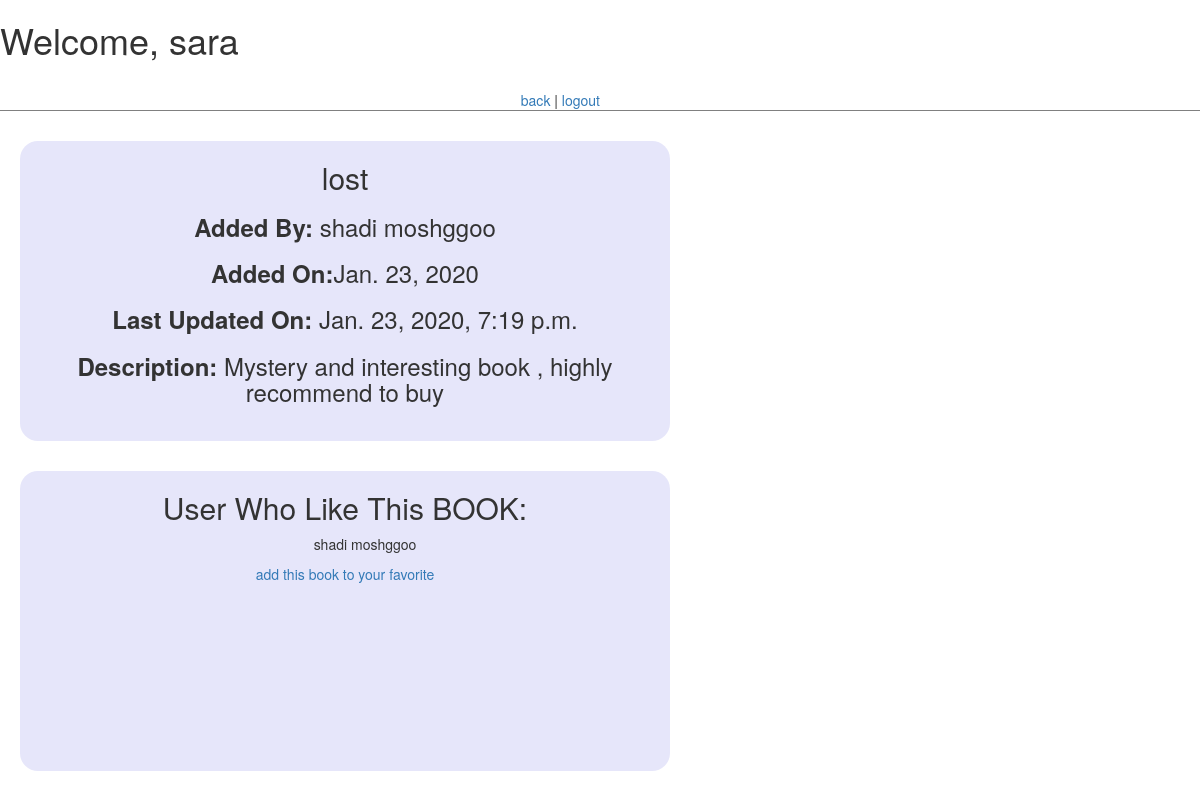
/bookshow/4 (signed in), run on the app's committed database.
### newapp/models.py (models this page shows)
class User(models.Model):
  firstname=models.CharField(max_length=255)
  lastname=models.CharField(max_length=255)
  email=models.CharField(max_length=255)
  password=models.CharField(max_length=255)
  created_at = models.DateField(auto_now_add=True)
  updated_at = models.DateTimeField(auto_now=True)
  objects=ManageUser()

class Book(models.Model):
    title=models.CharField(max_length=255)
    desc=models.TextField()
    created_at=models.DateField(auto_now_add=True)
    updated_at=models.DateTimeField(auto_now=True)
    uploaded=models.ForeignKey(User,related_name="Books_uploaded",on_delete=models.CASCADE)
    userslike=models.ManyToManyField(User,related_name="Books")
    objects=ManageBook()

### newapp/views.py (the view)
# urls.py: path('bookshow/<int:id>',views.showbook),
def showbook(request,id):
    context={
        "bookdetail":Book.objects.get(id=id),
        "user":User.objects.get(id=request.session["id"])
    }
    return render(request,"bookdetail.html",context)

### newapp/templates/bookdetail.html (shortened to what this page needs)
<!DOCTYPE html>
<html lang="en">
<head>
    <link rel="stylesheet" href="https://maxcdn.bootstrapcdn.com/bootstrap/3.4.1/css/bootstrap.min.css">
</head>
<body>
        <div class="head">
                <div class="results">
               <h1>Welcome, {{user.firstname}}</h1>
                </div>
            <div class="results" id="logout"><a class="booktitle" href="/book">back</a> | <a class="booktitle" href="/logout">logout</a></div>
        </div>
            {%if user.id == bookdetail.uploaded.id%}
            <div class='main'>
                {% if messages %}
                <ul class="messages">
                {% for message in messages %}
                <li {% if message.tags %} class="{{ message.tags }}"{% endif %}>{{ message }}</li>
                {% endfor %}
                </ul>
                {% endif %}
                <form action="/update/{{bookdetail.id}}" method="post" class="form">
                    {%csrf_token%}
                    <h2>  <input type="text" name="title" id="title" value='{{bookdetail.title}}'></h2>
                    <h4> <b>Added By:</b> {{bookdetail.uploaded.firstname}} {{bookdetail.uploaded.lastname}}</h4>
                    <h4> <b>Added On:</b>{{bookdetail.created_at}}</h4>
                    <h4><b>Last Updated On: </b>{{bookdetail.updated_at}}</h4>
                    <p>  <b>Description: </b></p>
                    <p>   <textarea name="desc" id="" cols="80" rows="10">  {{bookdetail.desc}}</textarea></p>
                    <button type="submit" class="btn btn-primary ">Edit</button>
                     <button  class="btn btn-primary "type="submit"><a href="/delete/{{bookdetail.id}}"> Delete</a> </button>
                </form>
             </div>
            {%else%}
             <div class="main">
                <h2>{{bookdetail.title}}</h2>
                 <h3><b>Added By:</b> {{bookdetail.uploaded.firstname}} {{bookdetail.uploaded.lastname}}</h3>
                 <h3> <b>Added On:</b>{{bookdetail.created_at}}</h3>
                 <h3><b>Last Updated On: </b>{{bookdetail.updated_at}}</h3>
                 <h3><b>Description: </b>{{bookdetail.desc}}</h3>
            </div>
        {%endif%}
            <div class="main">
                {%if  bookdetail.userslike%}
                 <h2>User Who Like This BOOK:</h2>
                 {% for detail in bookdetail.userslike.all%}
                 <ul><li>{{detail.firstname}} {{detail.lastname}}</li></ul>
                   {%endfor%}
               {%endif%}
               {%if user in bookdetail.userslike.all%}
                  <h3> is your favorite now</h3>
                  <a href="/removefavorite/{{bookdetail.id}}">it is not your favorite anymore</a>
                {%else%}
                 <a href="/addfavorite/{{bookdetail.id}}">add this book to your favorite</a>
                {%endif%}
        </div>
</body>
</html>

### newapp/templates/bookdetail.html (style rules this page uses)
.results { display:inline-block; width: 600px; vertical-align: top; }
#logout { text-align: right; padding-top:20px; }
.head { border-bottom:1px solid grey; }
.main { vertical-align: top; display: inline-block; width: 650px; text-align: center; min-height: 300px; margin-left:20px; margin-top:30px; background-color: lavender; border-radius: 18px; }
ul { list-style-type: none; }

### data on the page
User: firstname "sara"
Book: title "lost", uploaded.firstname "shadi", uploaded.lastname "moshggoo", created_at "Jan. 23, 2020", updated_at "Jan. 23, 2020, 7:19 p.m.", desc "Mystery and interesting book , highly recommend to buy"
User: firstname "shadi", lastname "moshggoo"
